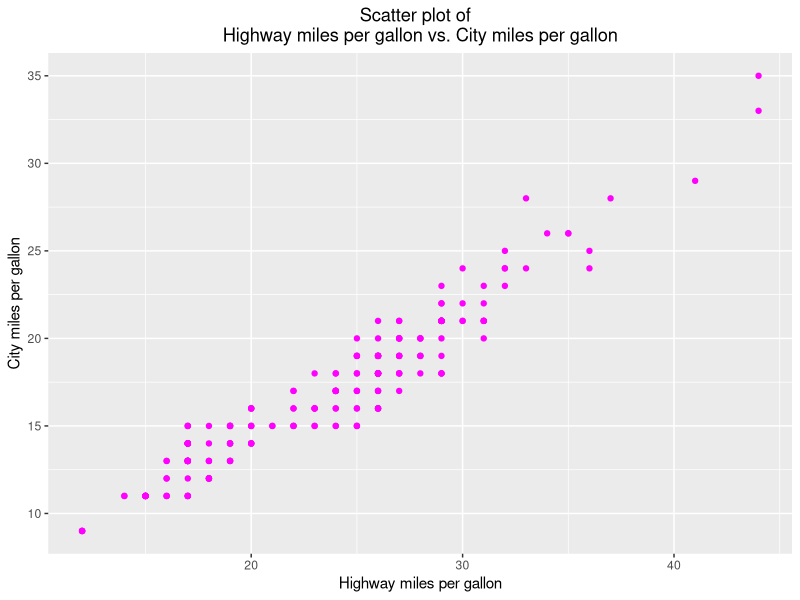
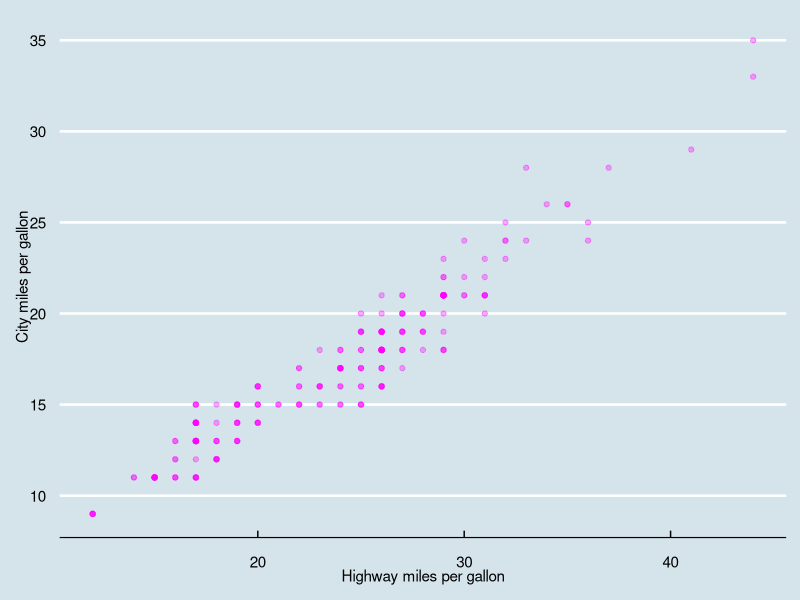
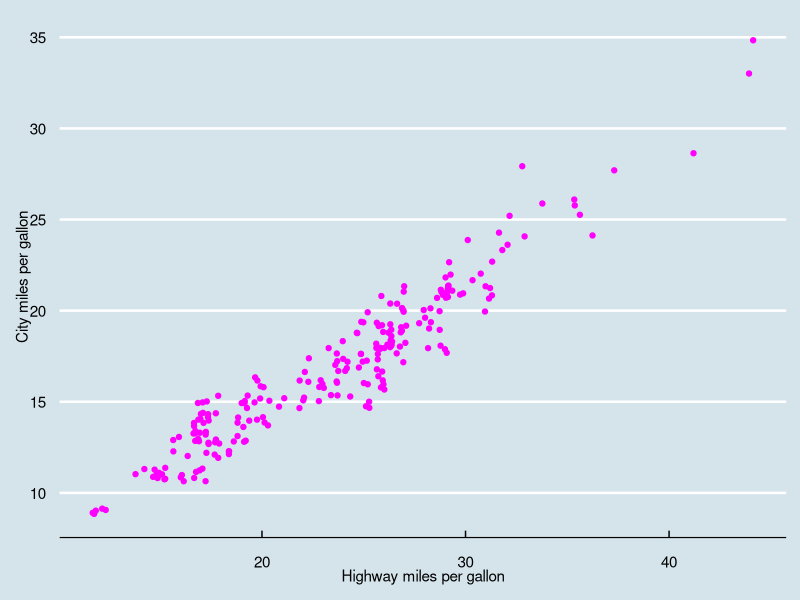
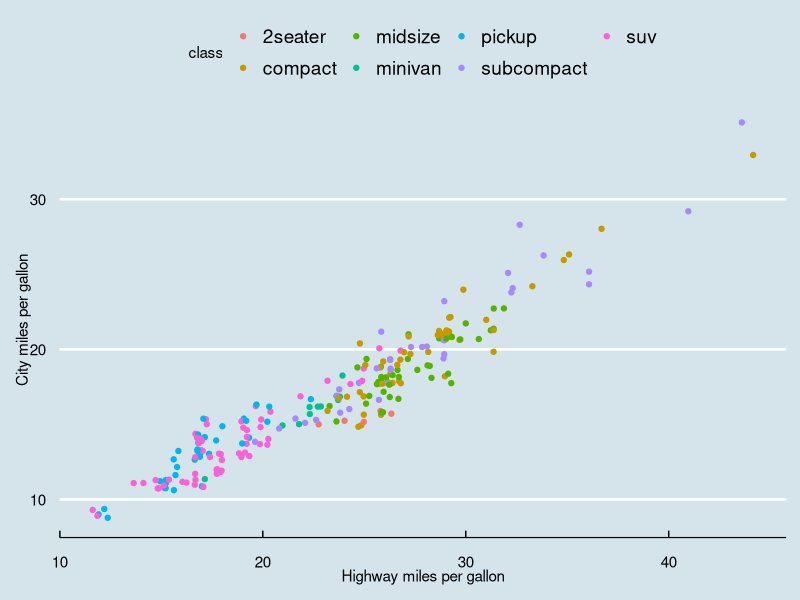
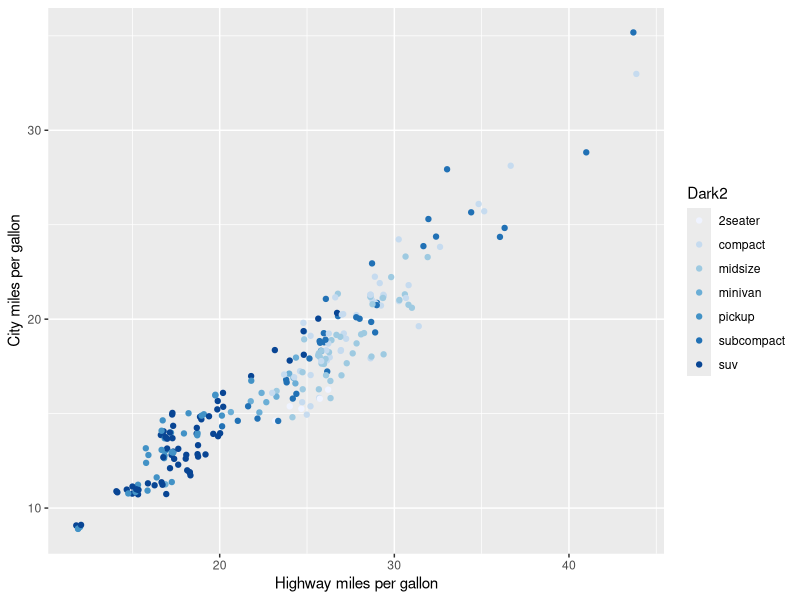
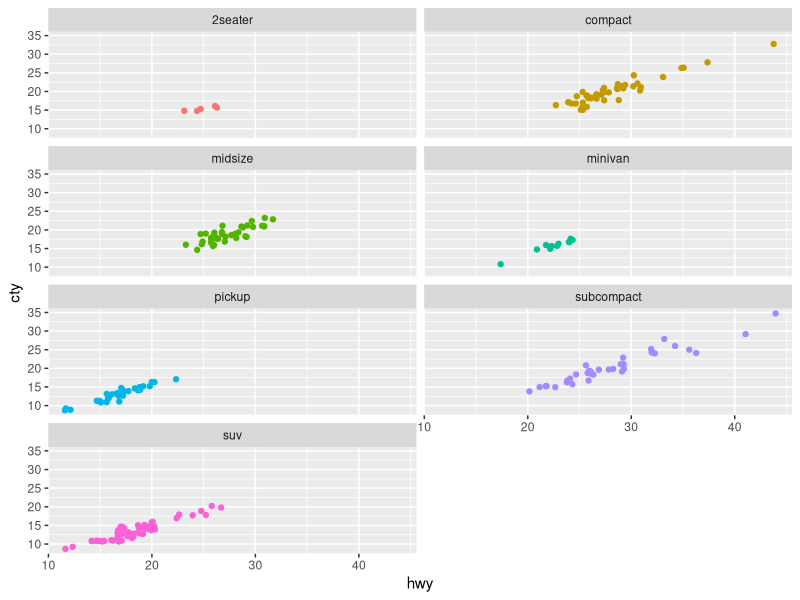

Reproduce these figures in R, in order.
rm(list=ls())
library(tidyverse)

#####################
#### Ejercicio 1 ####
#####################

mpg %>% ggplot(aes(x=hwy, y=cty)) + 
  geom_point(color="magenta") + 
  xlab("Highway miles per gallon") +
  ylab("City miles per gallon") +
  theme(plot.title = element_text(hjust = 0.5)) +
  ggtitle("Scatter plot of  \n Highway miles per gallon vs. City miles per gallon ")
  ggthemes::theme_economist()

#####################
#### Ejercicio 2 ####
#####################

mpg %>% ggplot(aes(x=hwy, y=cty)) + 
  geom_point(color="magenta", alpha=1/3) + 
  xlab("Highway miles per gallon") +
  ylab("City miles per gallon") +
  ggthemes::theme_economist()

mpg %>% ggplot(aes(x=hwy, y=cty)) + 
  geom_jitter(color="magenta") + 
  xlab("Highway miles per gallon") +
  ylab("City miles per gallon") +
  ggthemes::theme_economist()

#####################
#### Ejercicio 3 ####
#####################

mpg %>% ggplot(aes(x=hwy, y=cty, color=class)) + 
  geom_jitter() + 
  xlab("Highway miles per gallon") +
  ylab("City miles per gallon") +
  ggthemes::theme_economist()

mpg %>% ggplot(aes(x=hwy, y=cty, color=class)) + 
  geom_jitter() + 
  xlab("Highway miles per gallon") +
  ylab("City miles per gallon") +
  scale_colour_brewer("Dark2")
  ggthemes::theme_economist()

mpg %>% ggplot() +
  geom_jitter(mapping=aes(x=hwy, y=cty, color=class)) +
  facet_wrap(~class, ncol = 2) +
  theme(legend.position="none")

